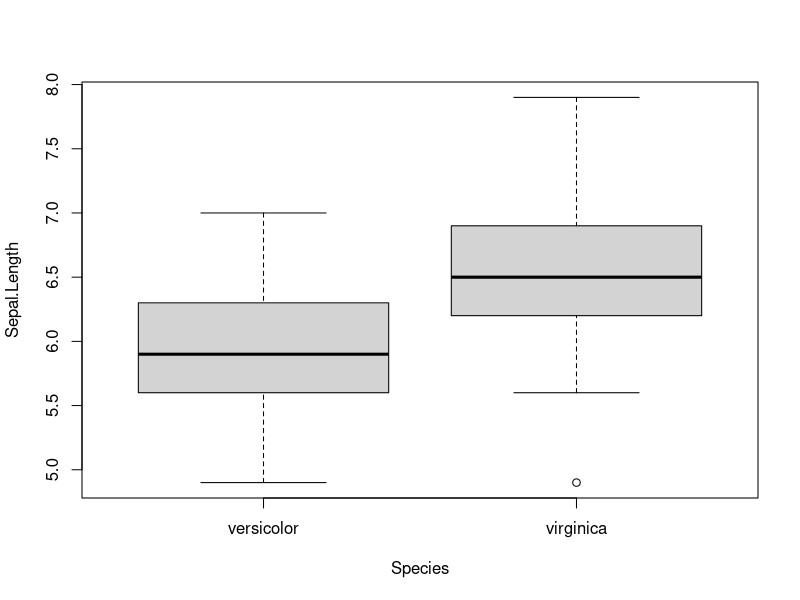
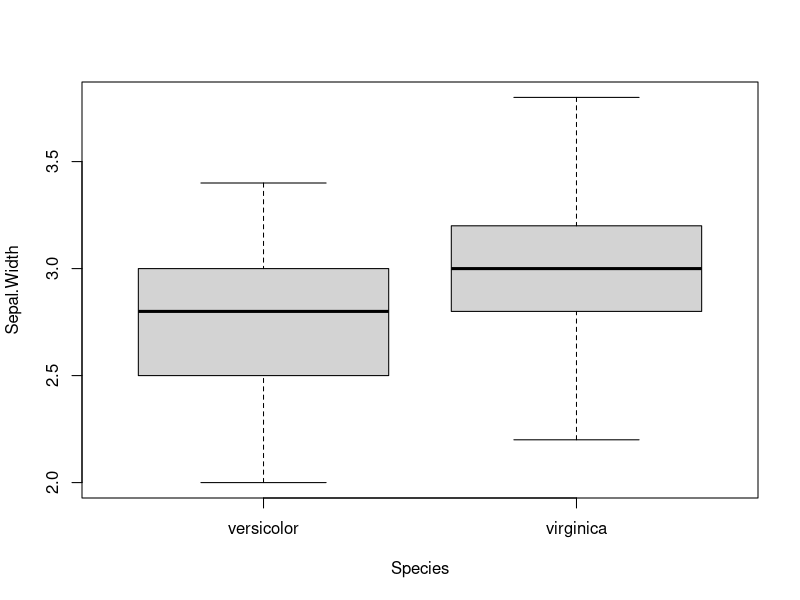
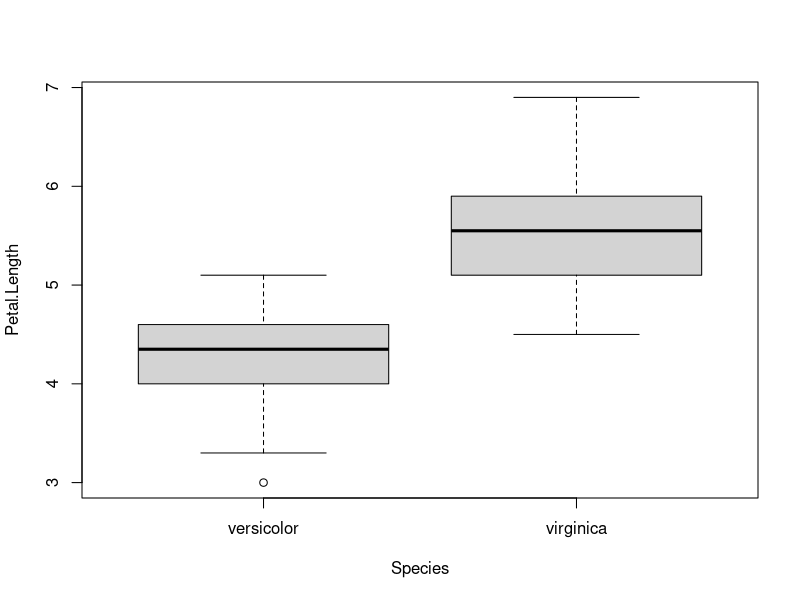
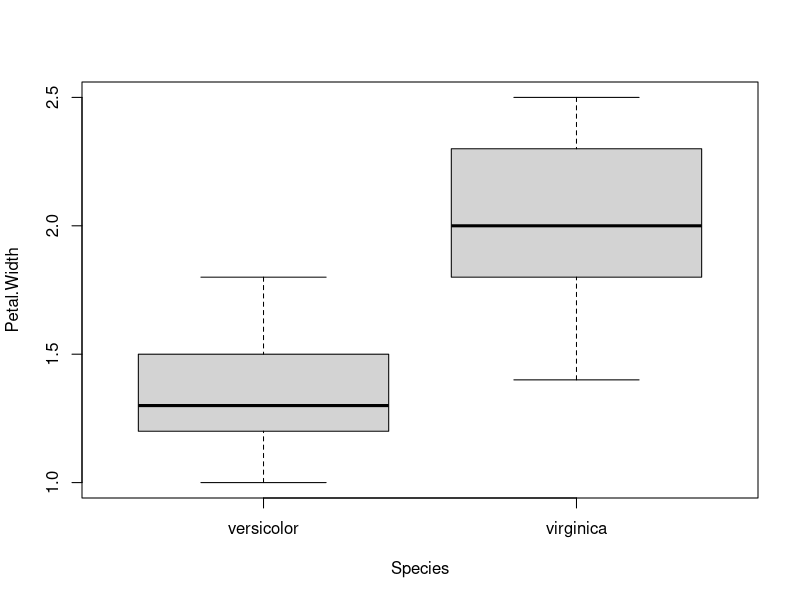
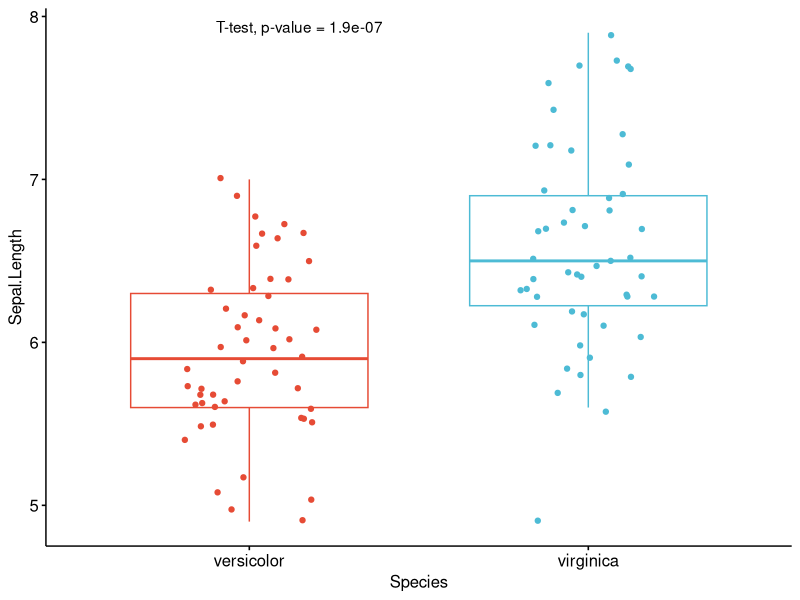
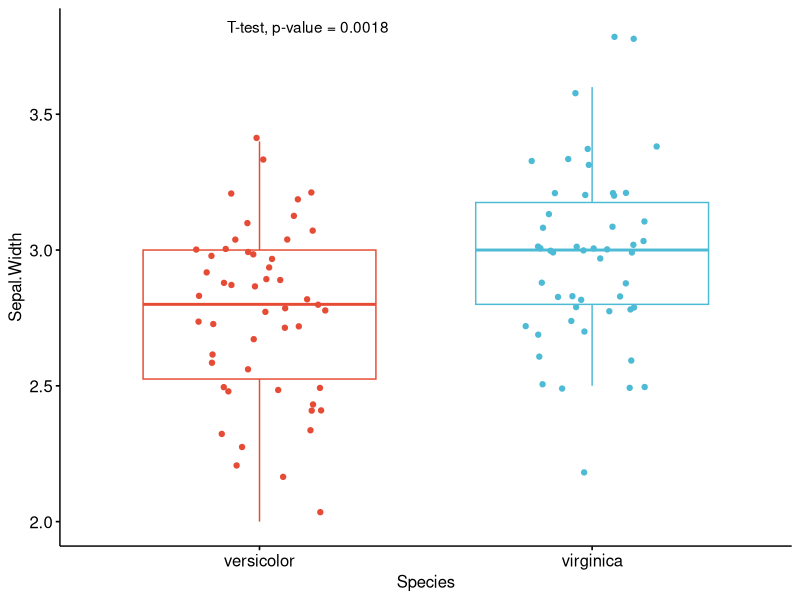
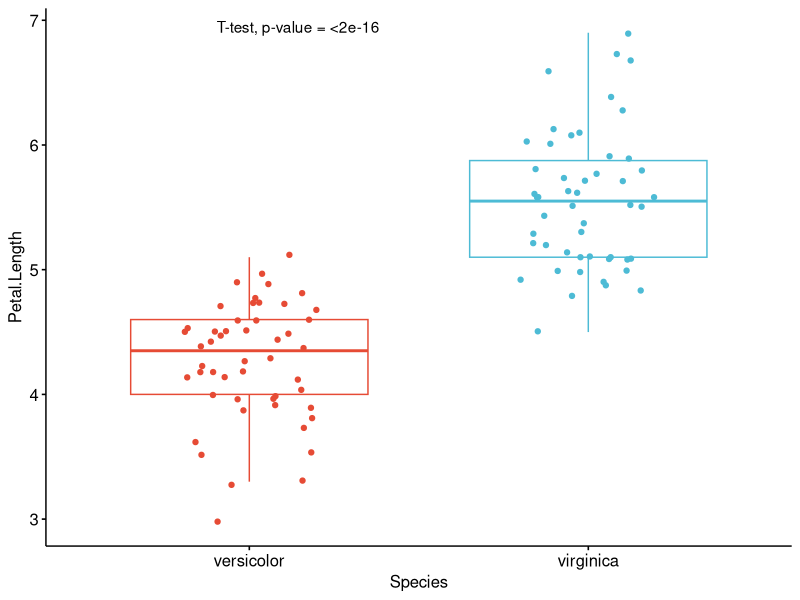
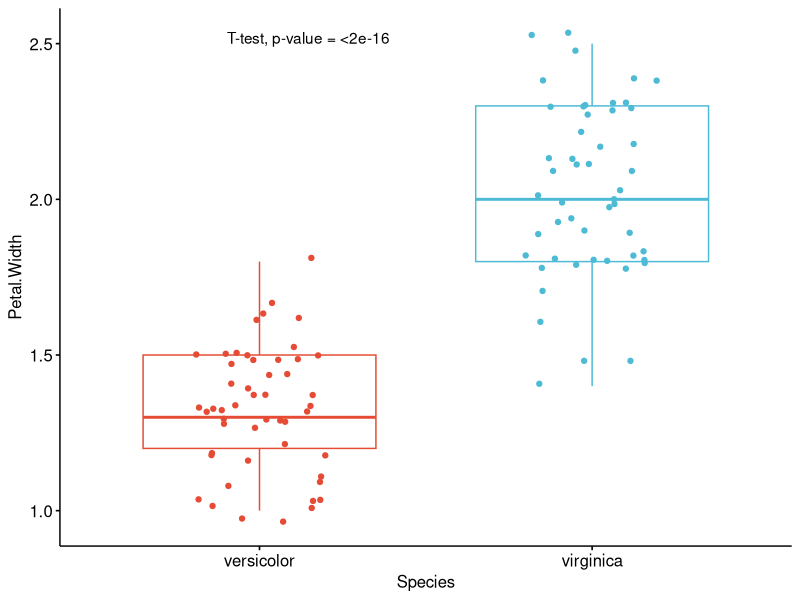

The R script that drew these images, in order: (Note: this script raises an error after producing the figures.)
## ---- chunk 1
dat <- iris

# remove one level to have only two groups
dat <- subset(dat, Species != "setosa")
dat$Species <- factor(dat$Species)

# boxplots and t-tests for the 4 variables at once
for (i in 1:4) { # variables to compare are variables 1 to 4
  boxplot(dat[, i] ~ dat$Species, # draw boxplots by group
    ylab = names(dat[i]), # rename y-axis with variable's name
    xlab = "Species"
  )
  print(t.test(dat[, i] ~ dat$Species)) # print results of t-test
}
## ---- chunk 2
library(ggpubr)

# Edit from here #
x <- which(names(dat) == "Species") # name of grouping variable
y <- which(names(dat) == "Sepal.Length" # names of variables to test
| names(dat) == "Sepal.Width"
| names(dat) == "Petal.Length"
| names(dat) == "Petal.Width")
method <- "t.test" # one of "wilcox.test" or "t.test"
paired <- FALSE # if paired make sure that in the dataframe you have first all individuals at T1, then all individuals again at T2
# Edit until here


# Edit at your own risk
for (i in y) {
  for (j in x) {
    ifelse(paired == TRUE,
      p <- ggpaired(dat,
        x = colnames(dat[j]), y = colnames(dat[i]),
        color = colnames(dat[j]), line.color = "gray", line.size = 0.4,
        palette = "npg",
        legend = "none",
        xlab = colnames(dat[j]),
        ylab = colnames(dat[i]),
        add = "jitter"
      ),
      p <- ggboxplot(dat,
        x = colnames(dat[j]), y = colnames(dat[i]),
        color = colnames(dat[j]),
        palette = "npg",
        legend = "none",
        add = "jitter"
      )
    )
    #  Add p-value
    print(p + stat_compare_means(aes(label = paste0(..method.., ", p-value = ", ..p.format..)),
      method = method,
      paired = paired,
      # group.by = NULL,
      ref.group = NULL
    ))
  }
}
## ---- chunk 3
raw_pvalue <- numeric(length = length(1:4))
for (i in (1:4)) {
  raw_pvalue[i] <- t.test(dat[, i] ~ dat$Species,
    paired = FALSE,
    alternative = "two.sided"
  )$p.value
}

df <- data.frame(Variable = names(dat[, 1:4]),
                 raw_pvalue = round(raw_pvalue, 3))

df$Bonferroni =
      p.adjust(df$raw_pvalue,
               method = "bonferroni")
df$BH =
      p.adjust(df$raw_pvalue,
               method = "BH")
df$Holm =
      p.adjust(df$raw_pvalue,
               method = "holm")
df$Hochberg =
      p.adjust(df$raw_pvalue,
               method = "hochberg")
df$Hommel =
      p.adjust(df$raw_pvalue,
               method = "hommel")
df$BY =
      p.adjust(df$raw_pvalue,
               method = "BY")
df
## ---- chunk 4
dat <- iris

# Edit from here
x <- which(names(dat) == "Species") # name of grouping variable
y <- which(names(dat) == "Sepal.Length" # names of variables to test
| names(dat) == "Sepal.Width"
| names(dat) == "Petal.Length"
| names(dat) == "Petal.Width")
method1 <- "anova" # one of "anova" or "kruskal.test"
method2 <- "t.test" # one of "wilcox.test" or "t.test"
my_comparisons <- list(c("setosa", "versicolor"), c("setosa", "virginica"), c("versicolor", "virginica")) # comparisons for post-hoc tests
# Edit until here


# Edit at your own risk
for (i in y) {
  for (j in x) {
    p <- ggboxplot(dat,
      x = colnames(dat[j]), y = colnames(dat[i]),
      color = colnames(dat[j]),
      legend = "none",
      palette = "npg",
      add = "jitter"
    )
    print(
      p + stat_compare_means(aes(label = paste0(..method.., ", p-value = ", ..p.format.., " (", ifelse(..p.adj.. > 0.05, "not significant", ..p.signif..), ")")),
        method = method1, label.y = max(dat[, i], na.rm = TRUE)
      )
      + stat_compare_means(comparisons = my_comparisons, method = method2, label = "p.format") # remove if p-value of ANOVA or Kruskal-Wallis test >= 0.05
    )
  }
}
